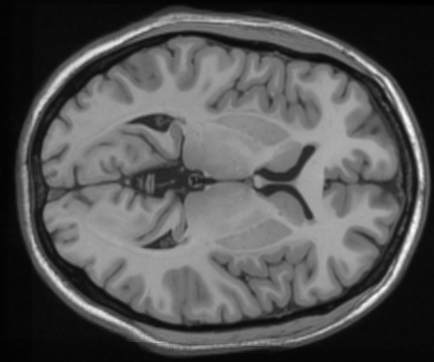
#> input picture Data/brain0.png, 434 x 362 px, found by its file name; its folder holds only this picture in this run
$ python contour_multiple.py
#> lines starting #> are read from the running program, lines starting #| are printed output that depends on the picture; after the words box and inside, x2 and y2 are one past the last pixel; in counts of white or black regions, pixels touching at a corner belong together
import numpy as np
import os
from os import listdir
from os.path import isfile, join
from copy import deepcopy
from scipy.linalg import norm
from scipy.spatial.distance import cdist
import matplotlib.pyplot as plt
import scipy.io
import cv2
import skfuzzy as fuzz
import math

from skimage.filters import gaussian
from skimage.segmentation import active_contour
from skimage.measure import label, regionprops

from scipy.spatial import ConvexHull

from skimage.segmentation import (morphological_chan_vese,
                                  checkerboard_level_set)

from skimage.filters import threshold_multiotsu

IMG_PATH = '/Users/kevin/Downloads/cv/FinalAssignment/Data'
files = [f for f in listdir(IMG_PATH) if isfile(join(IMG_PATH, f))] # read all files in IMG_PATH

def store_evolution_in(lst):
    """Returns a callback function to store the evolution of the level sets in
    the given list.
    """

    def _store(x):
        lst.append(np.copy(x))

    return _store

#colors for visualization
class_0 = np.array([0,0,102])
class_1 = np.array([75,75,255])
class_2 = np.array([102,255,255])
class_3 = np.array([255,255,0])
class_4 = np.array([255,75,75])
class_5 = np.array([125,0,0])


for file in files:
    target_img_path = os.path.join(IMG_PATH,file)
    if(target_img_path.endswith('.png')):
        image = cv2.imread(target_img_path, cv2.IMREAD_GRAYSCALE)
#> image is the input picture: shape (362, 434); min 0, max 255, mean 84.7
        backup_img = deepcopy(image)
        init_ls = checkerboard_level_set(image.shape, 2)
        # List with intermediate results for plotting the evolution
        evolution = []
        callback = store_evolution_in(evolution)
        ls = morphological_chan_vese(image, num_iter=70, init_level_set=init_ls,
                                    smoothing=11, iter_callback=callback)
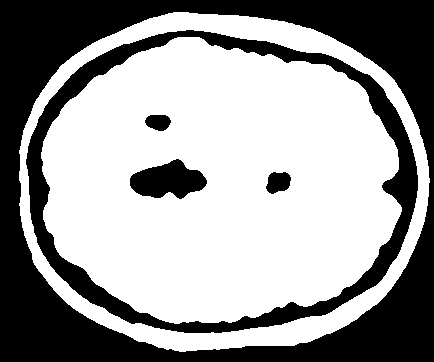
#> ls: shape (362, 434) int8; values 0 (black) and 1 (white), 60.5% white; 5 black regions, box (x1, y1, x2, y2) and area: (0, 0, 434, 362) 44252, (26, 30, 418, 333) 15029, (130, 159, 207, 199) 2002, (266, 172, 291, 194) 414, (145, 115, 171, 131) 324
        evolution = np.array(evolution)
        # print(np.max(ls))
        ls =np.uint8(ls*255)
        # plt.imshow(ls)
        # plt.show()
        # exit()
        ret, im = cv2.threshold(ls, 127, 255, cv2.THRESH_BINARY_INV)
#> im: shape (362, 434); 39.5% white; 5 white regions
        contours, hierarchy  = cv2.findContours(ls, cv2.RETR_TREE, cv2.CHAIN_APPROX_NONE)
#> contours = 6 contours; box (x1, y1, x2, y2) and area: (19, 12, 430, 352) 112303, (25, 29, 419, 334) 95466, (41, 37, 402, 324) 79444, (129, 158, 208, 200) 2088, (265, 171, 292, 195) 449, (144, 114, 172, 132) 354
        # print(contours.shape)
        # print(hierarchy.shape)
        res_img = ls
        cv2.drawContours(image, contours, 1, (255,0,0), 3)
#> image: shape (362, 434); 3.27% of pixels changed, all inside (x1, y1, x2, y2) = (23, 27, 421, 336)

        seg1contour = contours[0:3:2]
#> seg1contour = 2 contours; box (x1, y1, x2, y2) and area: (19, 12, 430, 352) 112303, (41, 37, 402, 324) 79444
        segement1 = np.zeros((362,434))
        cv2.fillPoly(segement1,pts=seg1contour,color=255)
#> segement1: shape (362, 434) float64; 21.6% white; 1 white region
        print(np.max(segement1))
#| 255.0

        seg2contour = contours[0:3]
#> seg2contour = 3 contours; box (x1, y1, x2, y2) and area: (19, 12, 430, 352) 112303, (25, 29, 419, 334) 95466, (41, 37, 402, 324) 79444
        segement2 = np.zeros((362,434))
        cv2.fillPoly(segement2,pts=seg2contour,color=255)
#> segement2: shape (362, 434) float64; 62.3% white; 2 black regions

        seg3contour = contours[0:2]
#> seg3contour = 2 contours; box (x1, y1, x2, y2) and area: (19, 12, 430, 352) 112303, (25, 29, 419, 334) 95466
        segement3 = np.zeros((362,434))
        cv2.fillPoly(segement3,pts=seg3contour,color=255)
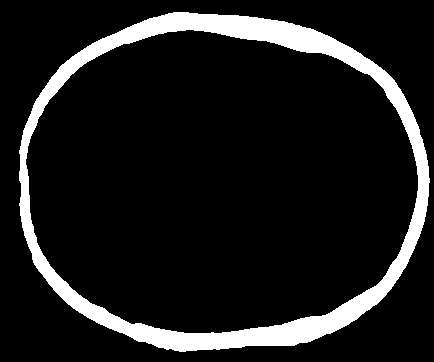
#> segement3: shape (362, 434) float64; 11.4% white; 1 white region, box (x1, y1, x2, y2) and area: (19, 12, 430, 352) 17904

        seg4contour = contours[1]
#> seg4contour = contour of 1029 points, box (x1, y1, x2, y2) (25, 29, 419, 334), area 95466
        segement4 = np.zeros((362,434))
        cv2.drawContours(segement4, contours, 1, color=255, thickness=cv2.FILLED)
#> segement4: shape (362, 434) float64; 61.1% white; 1 black region, box (x1, y1, x2, y2) and area: (0, 0, 434, 362) 61127

        plt.imshow(segement4)
        plt.show()

        needtoseg2_1 = segement2
        for i in range(0,362):
            for j in range(0,434):
                if segement3[i][j] == 255.0:
                    needtoseg2_1[i][j] = 0
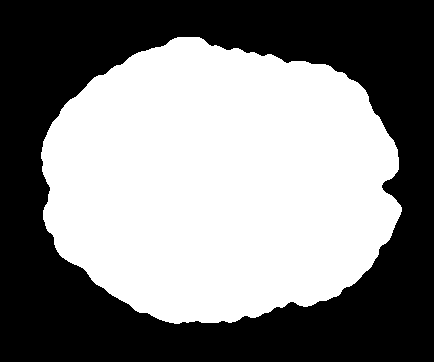
#> needtoseg2_1: shape (362, 434) float64; 50.9% white; 1 black region, box (x1, y1, x2, y2) and area: (0, 0, 434, 362) 77185

        #Brain region
        needtoseg2 = np.zeros((362,434))
        for i in range(0,362):
            for j in range(0,434):
                if needtoseg2_1[i][j] == 255.0:
                    needtoseg2[i][j] = backup_img[i][j]


        #Outer region
        needtoseg1 = np.full((362,434), 245)
        # needtoseg1 = np.zeros((362,434))
        for i in range(0,362):
            for j in range(0,434):
                if segement1[i][j] == 255.0:
                    needtoseg1[i][j] = backup_img[i][j]

        needtoseg3 = np.full((362,434), 250)
        for i in range(0,362):
            for j in range(0,434):
                if segement4[i][j] == 255.0:
                    needtoseg3[i][j] = backup_img[i][j]
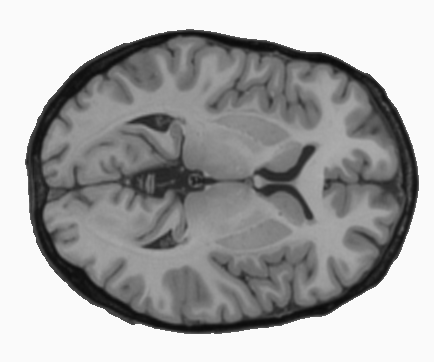
#> needtoseg3: shape (362, 434) int64; min 10, max 250, mean 164.9

        plt.imshow(needtoseg3)
        plt.show()


        vectorized1 = needtoseg1.reshape((1,-1))
        vectorized2 = needtoseg2.reshape((1,-1))
        vectorized3 = needtoseg3.reshape((1,-1))
        vectorized4 = backup_img.reshape((1,-1))

        # [17 lines of commented-out code are left out]
        thresholds_brain = threshold_multiotsu(needtoseg2,classes=4)
#> thresholds_brain = [34.32, 90.74, 130.8]
        # Using the threshold values, we generate the three regions.
        regions_brain = np.digitize(needtoseg2, bins=thresholds_brain)
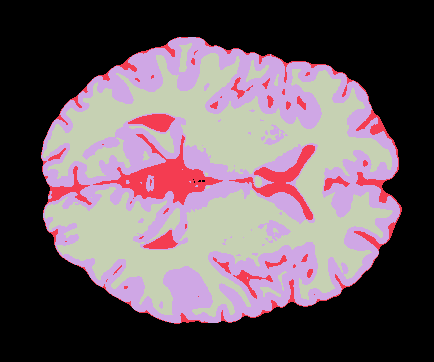
#> regions_brain: shape (362, 434) int64; 4 distinct labels, from 0 to 3; one colour per label, 0 black


        thresholds_outerbrain = threshold_multiotsu(needtoseg3,classes=5)
#> thresholds_outerbrain = [54, 96, 132, 174]
        # Using the threshold values, we generate the three regions.
        regions_outerbrain = np.digitize(needtoseg3, bins=thresholds_brain)
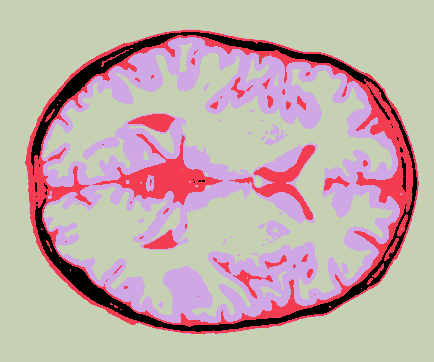
#> regions_outerbrain: shape (362, 434) int64; 4 distinct labels, from 0 to 3; one colour per label, 0 black

        plt.imshow(regions_outerbrain)
        plt.show()

        # Applying multi-Otsu threshold for the default value, generating
        # four classes.
        thresholds_outer = threshold_multiotsu(needtoseg1, classes=3)
#> thresholds_outer = [73, 176]
        # Using the threshold values, we generate the three regions.
        regions_outer = np.digitize(needtoseg1, bins=thresholds_outer)
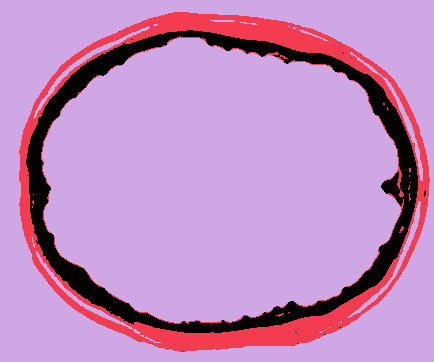
#> regions_outer: shape (362, 434) int64; 3 distinct labels, from 0 to 2; one colour per label, 0 black

        # [9 lines of commented-out code are left out]


#> (the run stopped early here; a loop or call above may not have finished)
